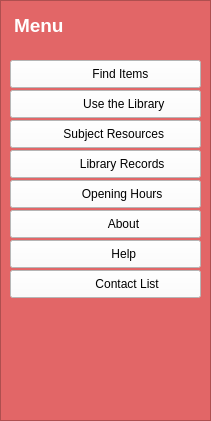
       <widget class="QFrame" name="frame_17">
        <property name="geometry">
         <rect>
          <x>700</x>
          <y>40</y>
          <width>211</width>
          <height>421</height>
         </rect>
        </property>
        <property name="layoutDirection">
         <enum>Qt::RightToLeft</enum>
        </property>
        <property name="styleSheet">
         <string notr="true">background-color: rgb(226, 102, 103);</string>
        </property>
        <property name="frameShape">
         <enum>QFrame::StyledPanel</enum>
        </property>
        <property name="frameShadow">
         <enum>QFrame::Raised</enum>
        </property>
        <widget class="QTextEdit" name="textEdit_35">
         <property name="geometry">
          <rect>
           <x>10</x>
           <y>10</y>
           <width>101</width>
           <height>40</height>
          </rect>
         </property>
         <property name="minimumSize">
          <size>
           <width>60</width>
           <height>40</height>
          </size>
         </property>
         <property name="maximumSize">
          <size>
           <width>1000</width>
           <height>16777215</height>
          </size>
         </property>
         <property name="font">
          <font>
           <pointsize>8</pointsize>
           <weight>75</weight>
           <italic>true</italic>
           <bold>true</bold>
           <underline>false</underline>
          </font>
         </property>
         <property name="styleSheet">
          <string notr="true">border: 1px color white;
color: rgb(255, 255, 255);</string>
         </property>
         <property name="html">
          <string>&lt;!DOCTYPE HTML PUBLIC &quot;-//W3C//DTD HTML 4.0//EN&quot; &quot;http://www.w3.org/TR/REC-html40/strict.dtd&quot;&gt;
&lt;html&gt;&lt;head&gt;&lt;meta name=&quot;qrichtext&quot; content=&quot;1&quot; /&gt;&lt;style type=&quot;text/css&quot;&gt;
p, li { white-space: pre-wrap; }
&lt;/style&gt;&lt;/head&gt;&lt;body style=&quot; font-family:'Cantarell'; font-size:8pt; font-weight:600; font-style:italic;&quot;&gt;
&lt;p style=&quot; margin-top:0px; margin-bottom:0px; margin-left:0px; margin-right:0px; -qt-block-indent:0; text-indent:0px;&quot;&gt;&lt;span style=&quot; font-size:14pt; font-style:normal;&quot;&gt;Menu&lt;/span&gt;&lt;/p&gt;&lt;/body&gt;&lt;/html&gt;</string>
         </property>
        </widget>
        <widget class="QPushButton" name="pushButton_41">
         <property name="geometry">
          <rect>
           <x>10</x>
           <y>60</y>
           <width>191</width>
           <height>28</height>
          </rect>
         </property>
         <property name="layoutDirection">
          <enum>Qt::RightToLeft</enum>
         </property>
         <property name="styleSheet">
          <string notr="true">background-color: rgb(255, 255, 255);</string>
         </property>
         <property name="text">
          <string>              Find Items     </string>
         </property>
         <property name="icon">
          <iconset>
           <normaloff>icons-images/arrow.png</normaloff>icons-images/arrow.png</iconset>
         </property>
         <property name="iconSize">
          <size>
           <width>15</width>
           <height>10</height>
          </size>
         </property>
        </widget>
        <widget class="QPushButton" name="pushButton_42">
         <property name="geometry">
          <rect>
           <x>10</x>
           <y>90</y>
           <width>191</width>
           <height>28</height>
          </rect>
         </property>
         <property name="layoutDirection">
          <enum>Qt::RightToLeft</enum>
         </property>
         <property name="styleSheet">
          <string notr="true">background-color: rgb(255, 255, 255);</string>
         </property>
         <property name="text">
          <string>           Use the Library</string>
         </property>
         <property name="icon">
          <iconset>
           <normaloff>icons-images/arrow.png</normaloff>icons-images/arrow.png</iconset>
         </property>
         <property name="iconSize">
          <size>
           <width>15</width>
           <height>10</height>
          </size>
         </property>
        </widget>
        <widget class="QPushButton" name="pushButton_51">
         <property name="geometry">
          <rect>
           <x>10</x>
           <y>120</y>
           <width>191</width>
           <height>28</height>
          </rect>
         </property>
         <property name="layoutDirection">
          <enum>Qt::RightToLeft</enum>
         </property>
         <property name="styleSheet">
          <string notr="true">background-color: rgb(255, 255, 255);</string>
         </property>
         <property name="text">
          <string>     Subject Resources</string>
         </property>
         <property name="icon">
          <iconset>
           <normaloff>icons-images/arrow.png</normaloff>icons-images/arrow.png</iconset>
         </property>
         <property name="iconSize">
          <size>
           <width>15</width>
           <height>10</height>
          </size>
         </property>
        </widget>
        <widget class="QPushButton" name="pushButton_45">
         <property name="geometry">
          <rect>
           <x>10</x>
           <y>150</y>
           <width>191</width>
           <height>28</height>
          </rect>
         </property>
         <property name="layoutDirection">
          <enum>Qt::RightToLeft</enum>
         </property>
         <property name="styleSheet">
          <string notr="true">background-color: rgb(255, 255, 255);</string>
         </property>
         <property name="text">
          <string>          Library Records</string>
         </property>
         <property name="icon">
          <iconset>
           <normaloff>icons-images/arrow.png</normaloff>icons-images/arrow.png</iconset>
         </property>
         <property name="iconSize">
          <size>
           <width>15</width>
           <height>10</height>
          </size>
         </property>
        </widget>
        <widget class="QPushButton" name="pushButton_46">
         <property name="geometry">
          <rect>
           <x>10</x>
           <y>180</y>
           <width>191</width>
           <height>28</height>
          </rect>
         </property>
         <property name="layoutDirection">
          <enum>Qt::RightToLeft</enum>
         </property>
         <property name="styleSheet">
          <string notr="true">background-color: rgb(255, 255, 255);</string>
         </property>
         <property name="text">
          <string>          Opening Hours</string>
         </property>
         <property name="icon">
          <iconset>
           <normaloff>icons-images/arrow.png</normaloff>icons-images/arrow.png</iconset>
         </property>
         <property name="iconSize">
          <size>
           <width>15</width>
           <height>10</height>
          </size>
         </property>
        </widget>
        <widget class="QPushButton" name="pushButton_47">
         <property name="geometry">
          <rect>
           <x>10</x>
           <y>210</y>
           <width>191</width>
           <height>28</height>
          </rect>
         </property>
         <property name="layoutDirection">
          <enum>Qt::RightToLeft</enum>
         </property>
         <property name="styleSheet">
          <string notr="true">background-color: rgb(255, 255, 255);</string>
         </property>
         <property name="text">
          <string>                  About       </string>
         </property>
         <property name="icon">
          <iconset>
           <normaloff>icons-images/arrow.png</normaloff>icons-images/arrow.png</iconset>
         </property>
         <property name="iconSize">
          <size>
           <width>15</width>
           <height>10</height>
          </size>
         </property>
        </widget>
        <widget class="QPushButton" name="pushButton_48">
         <property name="geometry">
          <rect>
           <x>10</x>
           <y>240</y>
           <width>191</width>
           <height>28</height>
          </rect>
         </property>
         <property name="layoutDirection">
          <enum>Qt::RightToLeft</enum>
         </property>
         <property name="styleSheet">
          <string notr="true">background-color: rgb(255, 255, 255);</string>
         </property>
         <property name="text">
          <string>                   Help        </string>
         </property>
         <property name="icon">
          <iconset>
           <normaloff>icons-images/arrow.png</normaloff>icons-images/arrow.png</iconset>
         </property>
         <property name="iconSize">
          <size>
           <width>15</width>
           <height>10</height>
          </size>
         </property>
        </widget>
        <widget class="QPushButton" name="pushButton_49">
         <property name="geometry">
          <rect>
           <x>10</x>
           <y>270</y>
           <width>191</width>
           <height>28</height>
          </rect>
         </property>
         <property name="layoutDirection">
          <enum>Qt::RightToLeft</enum>
         </property>
         <property name="styleSheet">
          <string notr="true">background-color: rgb(255, 255, 255);</string>
         </property>
         <property name="text">
          <string>              Contact List </string>
         </property>
         <property name="icon">
          <iconset>
           <normaloff>icons-images/arrow.png</normaloff>icons-images/arrow.png</iconset>
         </property>
         <property name="iconSize">
          <size>
           <width>15</width>
           <height>10</height>
          </size>
         </property>
        </widget>
       </widget>
